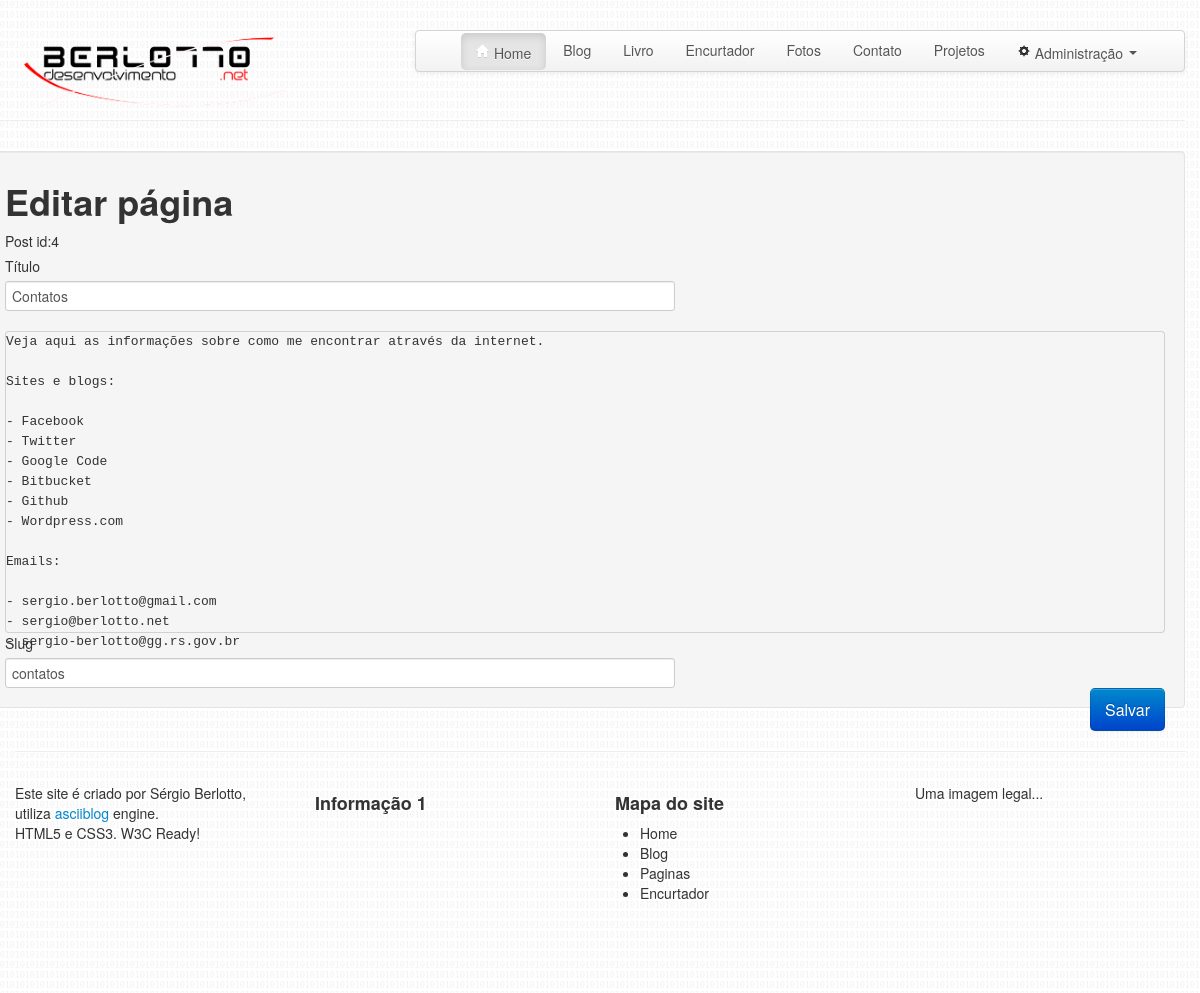
The page /pages/edit/contatos/ on the database its author committed.
### pages/model.py (models this page shows, shortened)
class Page(db.Model):
	__tablename__ = 'page'
	id = db.Column(db.Integer, primary_key=True, autoincrement=True)
	title = db.Column(db.String(150))
	slug = db.Column(db.String(500), unique=True)
	content = db.Column(db.Text)
	date_created = db.Column(db.DateTime)
	date_updated = db.Column(db.DateTime)

### pages/__init__.py (the view)
@pages.route('/edit/<slug>/')
def edit(slug):
	try:
		pagina = Page.query.filter(Page.slug==slug).one()
		if not pagina:
			return abort(404)
		else:
			return render_template('pages_new.html', page=pagina)
	except NoResultFound:
		return abort(404)

### pages/templates/pages_new.html (shortened to what this page needs)
{% extends "base.html" %}
{% block content %}
	<form id="form-new-page" class="well form-horizontal" enctype="multipart/form-data" action="{{url_for('pages.save')}}" method="POST">
	{% if page %}
		<h1 id="acao">Editar página</h1>
		<label id="id">Post id:{{page.id}}</label>
		<label for="title">Título</label><input class="span7 required" id="title" name="title" type="text" length="150" value="{{page.title}}"><br>&nbsp;
		<pre id="editor">{{page.content}}</pre>
		<label for="slug">Slug</label><input class="span7 required" id="slug" name="slug" type="text" length="150" value="{{page.slug}}">
	{% endif %}
		<br>
		<input type="submit" id="btn-enviar" class="btn btn-large btn-primary pull-right" value="Salvar">
	</form>
{% endblock %}

### static/css/asciiblog.css (style rules this page uses)
body { padding: 10px; background-image: url('../img/back.png'); }

### pages/templates/pages_new.html (style rules this page uses)
#editor { height: 300px; margin: 0; position: relative; padding: 0px !important; }

### rows shown on the page
Page: id "4", title "Contatos", content "Veja aqui as informações sobre como me encontrar através da internet. Sites e blogs: - Facebook - Twitter - Google Code - Bitbucket - Github - Wordpress.com Emails: - sergio.berlotto@gmail.com - sergio@berlotto.net - sergio-berlotto@gg.rs.gov.br", slug "contatos"
